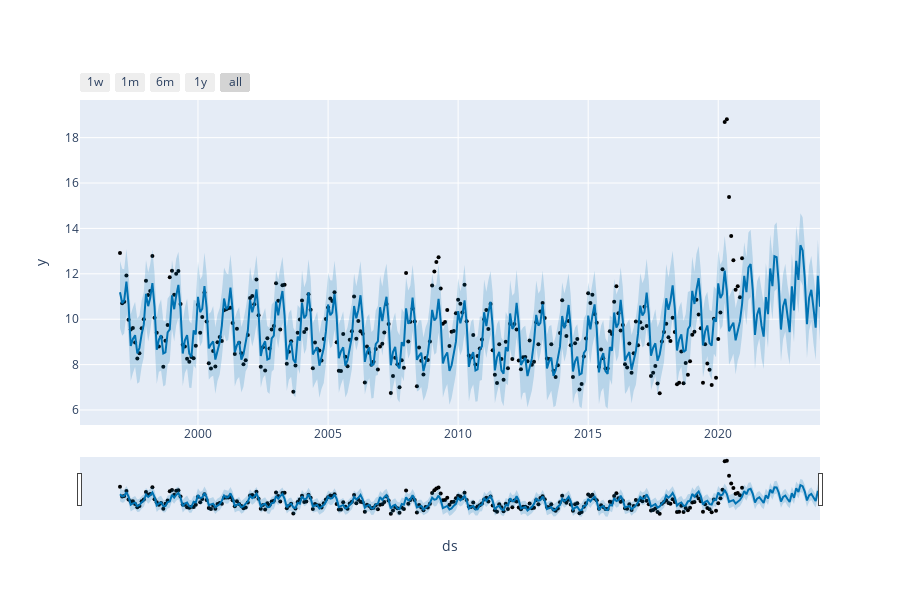

The code cell stored with this chart in its notebook:
### Markdown cell above
# Visualizations

### Code cell
plot_plotly(m, forecast)

### Figure 1 — Plotly figure (JSON) as saved in the notebook; plotly's stock layout.template omitted (floating-point values rounded to 4 significant figures; data arrays with more than 128 entries replaced by an {"elided": "..."} marker saying what was removed)
{"data": [{"marker": {"color": "black", "size": 4}, "mode": "markers", "name": "Actual", "type": "scatter", "x": {"elided": "288 str values"}, "y": {"elided": "288 float values"}}, {"hoverinfo": "skip", "line": {"width": 0}, "mode": "lines", "type": "scatter", "x": {"elided": "324 str values"}, "y": {"elided": "324 float values"}}, {"fill": "tonexty", "fillcolor": "rgba(0, 114, 178, 0.2)", "line": {"color": "#0072B2", "width": 2}, "mode": "lines", "name": "Predicted", "type": "scatter", "x": {"elided": "324 str values"}, "y": {"elided": "324 float values"}}, {"fill": "tonexty", "fillcolor": "rgba(0, 114, 178, 0.2)", "hoverinfo": "skip", "line": {"width": 0}, "mode": "lines", "type": "scatter", "x": {"elided": "324 str values"}, "y": {"elided": "324 float values"}}], "layout": {"height": 600, "showlegend": false, "width": 900, "xaxis": {"rangeselector": {"buttons": [{"count": 7, "label": "1w", "step": "day", "stepmode": "backward"}, {"count": 1, "label": "1m", "step": "month", "stepmode": "backward"}, {"count": 6, "label": "6m", "step": "month", "stepmode": "backward"}, {"count": 1, "label": "1y", "step": "year", "stepmode": "backward"}, {"step": "all"}]}, "rangeslider": {"visible": true}, "title": {"text": "ds"}, "type": "date"}, "yaxis": {"title": {"text": "y"}}}}
